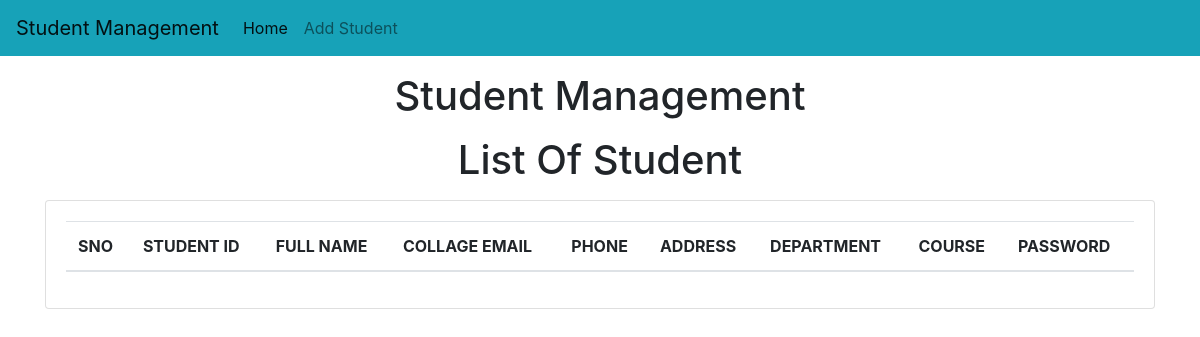
The page /std/ on the database as committed earlier.
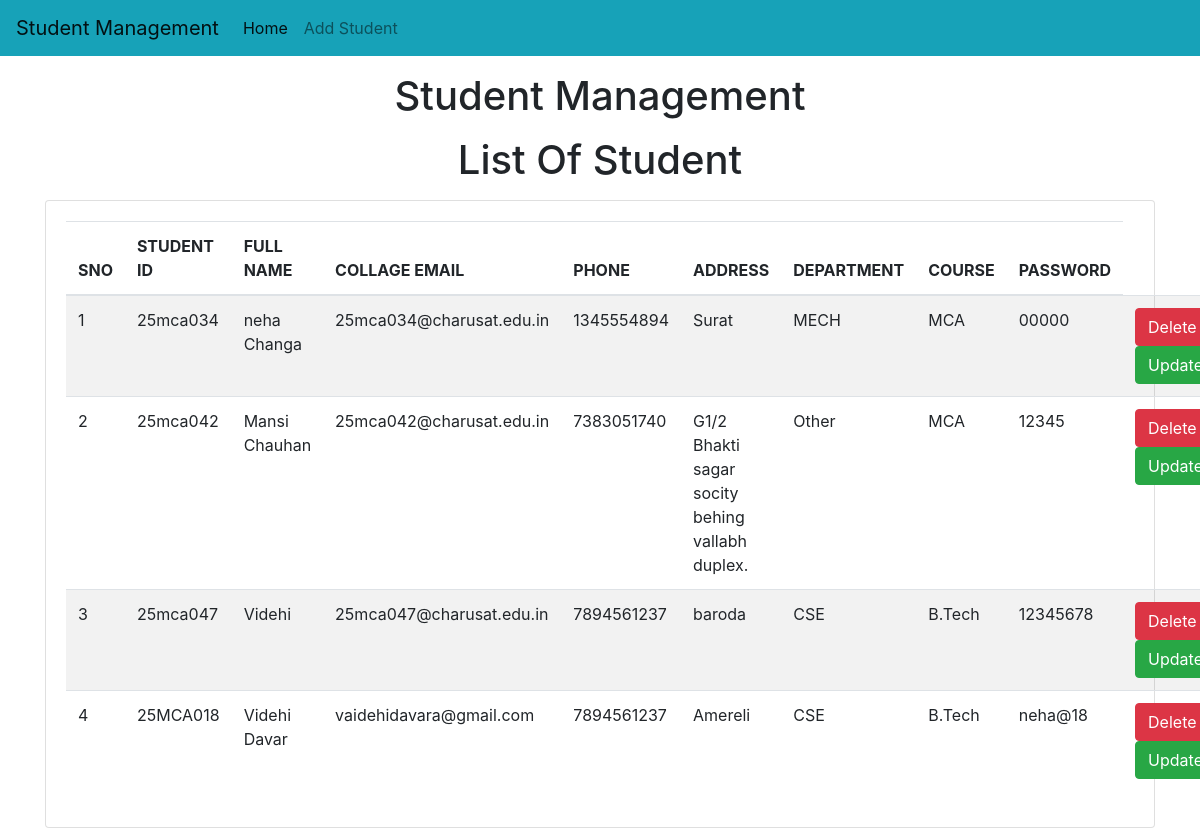
The same page on the database as committed later.
### std/models.py (models this page shows, shortened)
class Student(models.Model):
    user = models.OneToOneField('auth.User', on_delete=models.CASCADE, null=True, blank=True, related_name='student_profile')
    roll=models.CharField(max_length=100, unique=True)
    name=models.CharField(max_length=50)
    email=models.CharField(max_length=150, unique=True)
    phone=models.CharField(max_length=10)
    address=models.CharField(max_length=200)
    department = models.CharField(max_length=50, default='')
    course = models.CharField(max_length=100, default='')
    password = models.CharField(max_length=128)
    reset_token = models.CharField(max_length=64, null=True, blank=True)
    reset_token_expiry = models.DateTimeField(null=True, blank=True)

### std/views.py (the view)
# urls.py: 2. Add a URL to urlpatterns:  path('', views.home, name='home')
def home(request):
    std=Student.objects.all()
    return render(request,"std/home.html", {'std':std})

### templates/std/home.html (shortened to what this page needs)
<!doctype html>
<html lang="en">
  <head>
    <link rel="stylesheet" href="https://cdn.jsdelivr.net/npm/bootstrap@4.0.0/dist/css/bootstrap.min.css">
  </head>
  <body>
    {% include 'std/navbar.html'%}
    <h1 class="text-center my-3">Student Management</h1>
    <h1 class="text-center my-3">List Of Student</h1>
    <div class="container">
      <div class="row">
        <div class="col-md-12">
          <div class="card">
            <div class="card-body">
              <table class="table table-striped">
              <thead>
                <tr>
                  <th>SNO</th>
                  <th>STUDENT ID</th>
                  <th>FULL NAME</th>
                  <th>COLLAGE EMAIL</th>
                  <th>PHONE</th>
                  <th>ADDRESS</th>
                  <th>DEPARTMENT</th>
                  <th>COURSE</th>
                  <th>PASSWORD</th>
                </tr>
              </thead>
              <tbody>
                {% for s in std %}
                <tr>
                  <td>{{forloop.counter}}</td>
                  <td>{{s.roll}}</td>
                  <td>{{s.name}}</td>
                  <td>{{s.email}}</td>
                  <td>{{s.phone}}</td>
                  <td>{{s.address}}</td>
                  <td>{{s.department}}</td>
                  <td>{{s.course}}</td>
                  <td>{{s.password}}</td>
                  <td>
                    <a href="/std/delete-std/{{s.id}}" class="btn btn-danger md-sm">Delete</a>
                    <a href="/std/update-std/{{s.id}}" class="btn btn-success md-sm">Update</a>
                  </td>
                </tr>
                {% endfor %}
              </tbody>
              </table>
            </div>
          </div>
        </div>
      </div>
    </div>
  </body>
</html>

### templates/std/navbar.html (shortened to what this page needs)
<!DOCTYPE html>
<html lang="en">
<head>
</head>
<body>
    <nav class="navbar navbar-expand-lg navbar-light bg-info">
  <a class="navbar-brand" href="/std/home/">Student Management</a>
  <div class="collapse navbar-collapse" id="navbarSupportedContent">
    <ul class="navbar-nav mr-auto">
      <li class="nav-item active">
        <a class="nav-link" href="#">Home <span class="sr-only">(current)</span></a>
      </li>
      <li class="nav-item">
        <a class="nav-link" href="/std/add-std/">Add Student</a>
      </li>
  </div>
</nav>
</body>
</html>

Rows that differ between the two databases and show on the page:
added Student: roll "25mca034", name "neha Changa", email "25mca034@charusat.edu.in", phone "1345554894", address "Surat", department "MECH", course "MCA", password "00000"
added Student: roll "25mca042", name "Mansi Chauhan", email "25mca042@charusat.edu.in", phone "7383051740", address "G1/2 Bhakti sagar socity behing vallabh duplex.", department "Other", course "MCA", password "12345"
added Student: roll "25mca047", name "Videhi", email "25mca047@charusat.edu.in", phone "7894561237", address "baroda", department "CSE", course "B.Tech", password "12345678"
added Student: roll "25MCA018", name "Videhi Davar", email "vaidehidavara@gmail.com", phone "7894561237", address "Amereli", department "CSE", course "B.Tech", password "neha@18"
